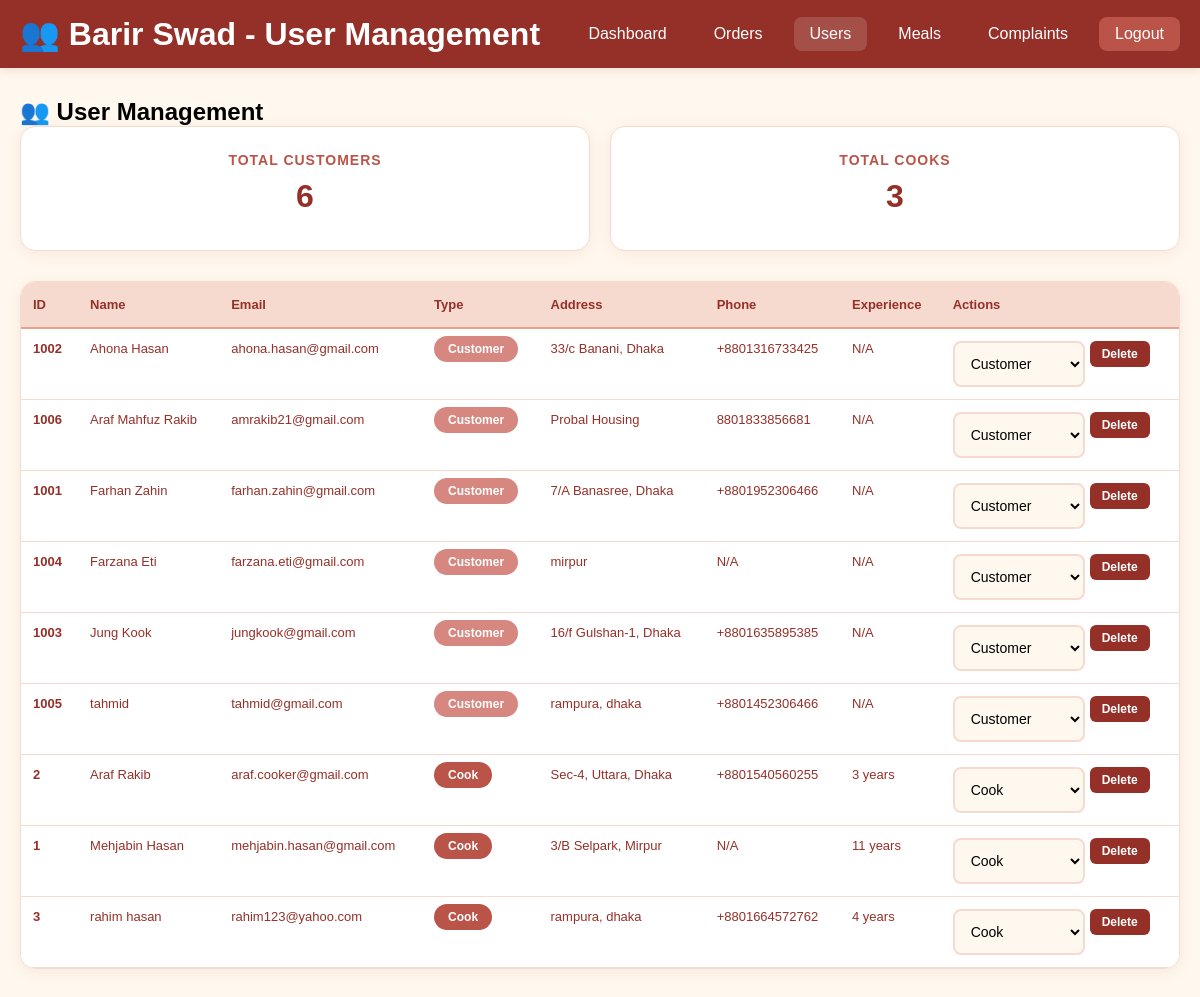
The page /admin_users.php (signed in) on the database its author committed.
### tables this page shows
CREATE TABLE `user` (
  `U_ID` int(10) NOT NULL,
  `Email` varchar(50) NOT NULL,
  `Exp_Years` int(50) NOT NULL,
  `Name` varchar(100) NOT NULL,
  `Address` varchar(100) NOT NULL,
  `Type` enum('Admin','Customer','Cook','') NOT NULL DEFAULT 'Customer',
  `Password` varchar(15) NOT NULL
);

### admin_users.php (the view, shortened to what this page needs)
<?php
require 'dbconnect.php';
$sql = "
    SELECT
        u.U_ID,
        u.Name,
        u.Email,
        u.Type,
        u.Address,
        u.Exp_Years,
        GROUP_CONCAT(up.Phone_No SEPARATOR ', ') as Phone_Numbers
    FROM user u
    LEFT JOIN user_phone_no up ON u.U_ID = up.User_ID
    WHERE u.Type IN ('Customer', 'Cook')
    GROUP BY u.U_ID, u.Name, u.Email, u.Type, u.Address, u.Exp_Years
    ORDER BY u.Type, u.Name
";
$users_result = $conn->query($sql);
$customer_count = $conn->query("SELECT COUNT(*) as count FROM user WHERE Type = 'Customer'")->fetch_assoc()['count'];
$cook_count = $conn->query("SELECT COUNT(*) as count FROM user WHERE Type = 'Cook'")->fetch_assoc()['count'];
?>
<!DOCTYPE html>
<html lang="en">
<head>
    <link rel="stylesheet" href="styles.css">
</head>
<body>
    <header class="admin-header">
        <div class="admin-nav">
            <h1>👥 Barir Swad - User Management</h1>
            <nav class="nav-links">
                <a href="admin_dash.php">Dashboard</a>
                <a href="admin_orders.php">Orders</a>
                <a href="admin_users.php" class="active">Users</a>
                <a href="admin_meals.php">Meals</a>
                <a href="admin_complaints.php">Complaints</a>
                <a href="admin_logout.php" class="logout-btn">Logout</a>
            </nav>
        </div>
    </header>
    <div class="container">
        <h2>👥 User Management</h2>
        <div class="stats-cards">
            <div class="stat-card">
                <h3>Total Customers</h3>
                <div class="number"><?= $customer_count ?></div>
            </div>
            <div class="stat-card">
                <h3>Total Cooks</h3>
                <div class="number"><?= $cook_count ?></div>
            </div>
        </div>
        <div class="users-table">
            <?php if ($users_result->num_rows > 0): ?>
                <table class="table">
                    <thead>
                        <tr>
                            <th>ID</th>
                            <th>Name</th>
                            <th>Email</th>
                            <th>Type</th>
                            <th>Address</th>
                            <th>Phone</th>
                            <th>Experience</th>
                            <th>Actions</th>
                        </tr>
                    </thead>
                    <tbody>
                        <?php while($user = $users_result->fetch_assoc()): ?>
                            <tr>
                                <td><strong><?= $user['U_ID'] ?></strong></td>
                                <td><?= htmlspecialchars($user['Name']) ?></td>
                                <td><?= htmlspecialchars($user['Email']) ?></td>
                                <td>
                                    <span class="user-type <?= strtolower($user['Type']) ?>">
                                        <?= $user['Type'] ?>
                                    </span>
                                </td>
                                <td><?= htmlspecialchars($user['Address']) ?></td>
                                <td>
                                    <?= $user['Phone_Numbers'] ? htmlspecialchars($user['Phone_Numbers']) : 'N/A' ?>
                                </td>
                                <td>
                                    <?php if ($user['Type'] == 'Cook'): ?>
                                        <span class="exp-badge"><?= $user['Exp_Years'] ?> years</span>
                                    <?php else: ?>
                                        N/A
                                    <?php endif; ?>
                                </td>
                                <td>
                                    <div class="action-buttons">
                                        <form method="POST" class="type-form">
                                            <select name="user_type" class="type-select" onchange="this.form.submit()">
                                                <option value="Customer" <?= $user['Type'] == 'Customer' ? 'selected' : '' ?>>Customer</option>
                                                <option value="Cook" <?= $user['Type'] == 'Cook' ? 'selected' : '' ?>>Cook</option>
                                            </select>
                                        </form>
                                        <form method="POST" style="display: inline;" onsubmit="return confirm('Are you sure you want to delete this user? This action cannot be undone.')">
                                            <button type="submit" name="delete_user" class="btn-sm btn-danger">Delete</button>
                                        </form>
                                    </div>
                                </td>
                            </tr>
                        <?php endwhile; ?>
                    </tbody>
                </table>
            <?php endif; ?>
        </div>
    </div>
</body>
</html>

### styles.css (style rules this page uses)
* { margin: 0; padding: 0; box-sizing: border-box; font-family: Arial, sans-serif; }
body { margin: 0; background: #FFF8EE; min-height: 100vh; }
.header, .navbar, .admin-header { background: #953029; color: white; box-shadow: 0 2px 10px rgba(149, 48, 41, 0.15); padding: 15px 0; margin-bottom: 20px; }
.nav, .admin-nav { display: flex; justify-content: space-between; align-items: center; max-width: 1200px; margin: 0 auto; padding: 0 20px; width: 100%; }
.nav-links { display: flex; gap: 15px; align-items: center; }
.nav-links a, .navbar nav a { color: white; text-decoration: none; padding: 8px 16px; border-radius: 8px; font-weight: 500; transition: background 0.3s; }
.nav-links a:hover, .navbar nav a:hover, .nav-links a.active { background: rgba(255,255,255,0.15); }
.logout-btn, .nav-links .logout { background: #BA5448; color: white; padding: 8px 15px; border: none; border-radius: 8px; text-decoration: none; cursor: pointer; transition: background 0.3s; }
.container { max-width: 1200px; margin: 30px auto; padding: 0 20px; }
.stats-grid, .stats-cards { display: grid; grid-template-columns: repeat(auto-fit, minmax(200px, 1fr)); gap: 20px; margin-bottom: 30px; }
.stat-card { background: white; padding: 25px; border-radius: 15px; box-shadow: 0 3px 15px rgba(149, 48, 41, 0.08); text-align: center; transition: transform 0.3s, box-shadow 0.3s; border: 1px solid #F7DACF; }
.stat-card h3 { color: #BA5448; font-size: 14px; text-transform: uppercase; margin-bottom: 10px; letter-spacing: 1px; }
.stat-card .number { font-size: 32px; font-weight: bold; color: #953029; margin: 10px 0; }
.user-type { padding: 6px 14px; border-radius: 20px; font-size: 12px; font-weight: 600; }
.user-type.customer { background: #D6877F; color: white; }
.user-type.cook { background: #BA5448; color: white; }
.btn, button, .submit-btn { background: #953029; color: white; padding: 12px 20px; border-radius: 8px; text-decoration: none; border: none; cursor: pointer; font-size: 14px; font-weight: 600; transition: all 0.3s; display: inline-block; }
.btn-danger { background: #953029; }
.btn-sm, .btn.small { padding: 6px 12px; font-size: 12px; border-radius: 6px; }
.action-buttons { display: flex; gap: 5px; flex-wrap: wrap; }
.form-group input, .form-group select, .form-group textarea, input, textarea, select, #description { width: 100%; padding: 12px; border: 2px solid #F7DACF; border-radius: 8px; font-size: 14px; transition: all 0.3s; box-sizing: border-box; font-family: Arial, sans-serif; background: #FFF8EE; }
.table { width: 100%; border-collapse: collapse; background: white; }
.reviews-table, .catering-table, .meals-table, .orders-table, .users-table { background: white; border-radius: 15px; box-shadow: 0 3px 15px rgba(149, 48, 41, 0.08); overflow: hidden; margin-bottom: 20px; border: 1px solid #F7DACF; }
.table th { background: #F7DACF; color: #953029; padding: 15px 12px; text-align: left; border-bottom: 2px solid #E2A48A; font-weight: 600; font-size: 13px; }
.table td { padding: 12px; border-bottom: 1px solid #F7DACF; vertical-align: top; font-size: 13px; color: #953029; }

### rows shown on the page
user: U_ID "1002", Name "Ahona Hasan", Email "ahona.hasan@gmail.com", Type "Customer", Address "33/c Banani, Dhaka", Phone_Numbers "+8801316733425", shows "N/A", user_type "Customer"
user: U_ID "1006", Name "Araf Mahfuz Rakib", Email "amrakib21@gmail.com", Type "Customer", Address "Probal Housing", Phone_Numbers "8801833856681", shows "N/A", user_type "Customer"
user: U_ID "1001", Name "Farhan Zahin", Email "farhan.zahin@gmail.com", Type "Customer", Address "7/A Banasree, Dhaka", Phone_Numbers "+8801952306466", shows "N/A", user_type "Customer"
user: U_ID "1004", Name "Farzana Eti", Email "farzana.eti@gmail.com", Type "Customer", Address "mirpur", shows "N/A", user_type "Customer"
user: U_ID "1003", Name "Jung Kook", Email "jungkook@gmail.com", Type "Customer", Address "16/f Gulshan-1, Dhaka", Phone_Numbers "+8801635895385", shows "N/A", user_type "Customer"
user: U_ID "1005", Name "tahmid", Email "tahmid@gmail.com", Type "Customer", Address "rampura, dhaka", Phone_Numbers "+8801452306466", shows "N/A", user_type "Customer"
user: U_ID "2", Name "Araf Rakib", Email "araf.cooker@gmail.com", Type "Cook", Address "Sec-4, Uttara, Dhaka", Phone_Numbers "+8801540560255", Exp_Years "3", user_type "Cook"
user: U_ID "1", Name "Mehjabin Hasan", Email "mehjabin.hasan@gmail.com", Type "Cook", Address "3/B Selpark, Mirpur", shows "N/A", Exp_Years "11", user_type "Cook"
user: U_ID "3", Name "rahim hasan", Email "rahim123@yahoo.com", Type "Cook", Address "rampura, dhaka", Phone_Numbers "+8801664572762", Exp_Years "4", user_type "Cook"

### other values the page prints
$customer_count "6"
$cook_count "3"
